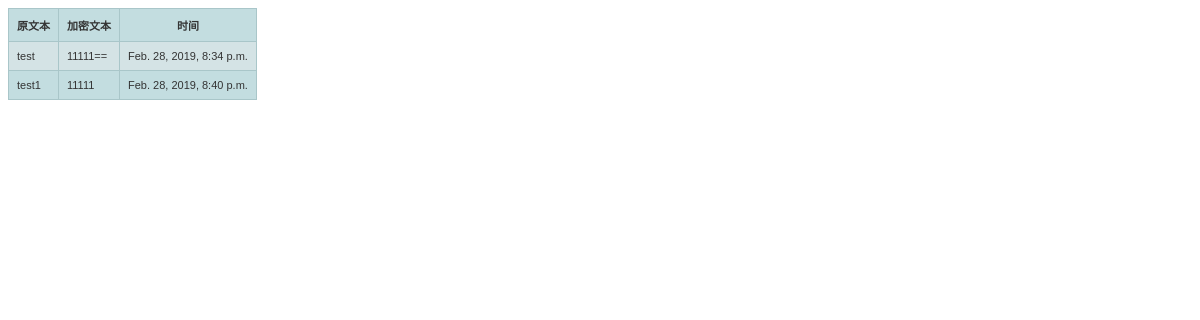
/md5/, run on an earlier commit of the app's database.
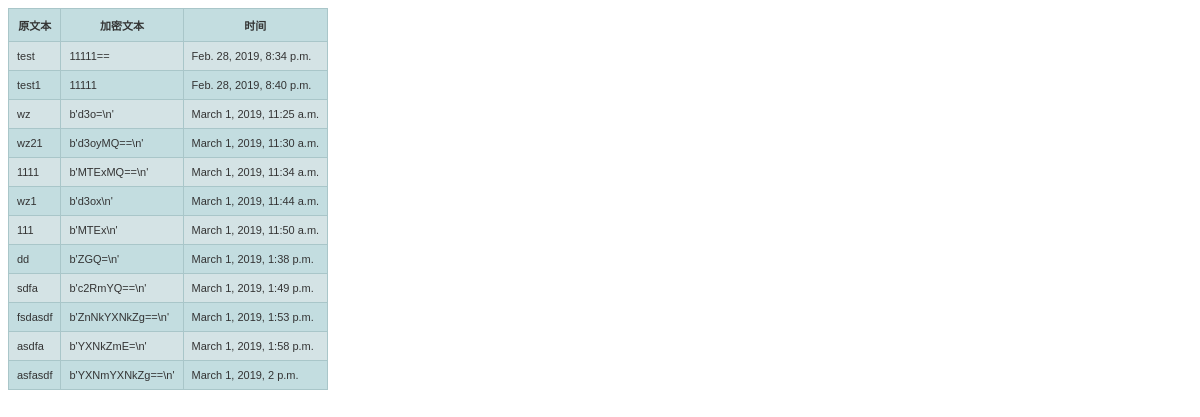
And on a later commit of the database.
### md5/models.py (models this page shows, shortened)
class EncryptedRecord(models.Model):
    encry_date = models.DateTimeField('date encrypted')
    encry_text = models.CharField(max_length=1000, default='')
    text = models.CharField(max_length=1000, default='')

### md5/views.py (the view)
# urls.py: path('', views.IndexView.as_view(), name='index'),
class IndexView(generic.ListView):
    template_name = 'md5/index.html'
    context_object_name = 'latest_encrypt_list'
    def get_queryset(self):
        a = EncryptedRecord.objects.all()[:]
        return a

### md5/templates/md5/index.html (shortened to what this page needs)
{% if latest_encrypt_list %}
    <table class="altrowstable" id="alternatecolor">
        <tr>
            <th>原文本</th>
            <th>加密文本</th>
            <th>时间</th>
        </tr>
    {% for ecnrypt in latest_encrypt_list %}
        <tr>
            <td>{{ecnrypt.text}}</td>
            <td>{{ecnrypt.encry_text}}</td>
            <td>{{ecnrypt.encry_date}}</td>
        </tr>
    {% endfor %}
    </table>
{% else %}
    <p>No md5 are available.</p>
{% endif %}

What changed in the data, as far as the page shows it:
added EncryptedRecord: text "wz", encry_text "b'd3o=\\n'", encry_date "March 1, 2019, 11:25 a.m."
added EncryptedRecord: text "wz21", encry_text "b'd3oyMQ==\\n'", encry_date "March 1, 2019, 11:30 a.m."
added EncryptedRecord: text "1111", encry_text "b'MTExMQ==\\n'", encry_date "March 1, 2019, 11:34 a.m."
added EncryptedRecord: text "wz1", encry_text "b'd3ox\\n'", encry_date "March 1, 2019, 11:44 a.m."
added EncryptedRecord: text "111", encry_text "b'MTEx\\n'", encry_date "March 1, 2019, 11:50 a.m."
added EncryptedRecord: text "dd", encry_text "b'ZGQ=\\n'", encry_date "March 1, 2019, 1:38 p.m."
added EncryptedRecord: text "sdfa", encry_text "b'c2RmYQ==\\n'", encry_date "March 1, 2019, 1:49 p.m."
added EncryptedRecord: text "fsdasdf", encry_text "b'ZnNkYXNkZg==\\n'", encry_date "March 1, 2019, 1:53 p.m."
added EncryptedRecord: text "asdfa", encry_text "b'YXNkZmE=\\n'", encry_date "March 1, 2019, 1:58 p.m."
added EncryptedRecord: text "asfasdf", encry_text "b'YXNmYXNkZg==\\n'", encry_date "March 1, 2019, 2 p.m."
